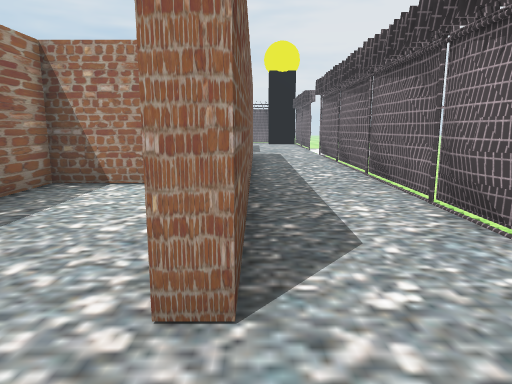
view 1 (above)

24 first-person views from a walk through a scene from a Unity 3-D project. The camera is 1.4 m above the floor, tilts 10° down and sees 70° across. The floor is counted in squares, 1.2 m on a side. Each view is taken from the middle of a square. On the plan, view 1 faces up. The plan holds only what a view shows up to about 14 squares ahead; the rest is blank. The place goes on beyond the plan. The player is left out. Some surface patterns are stand-ins.

view 2
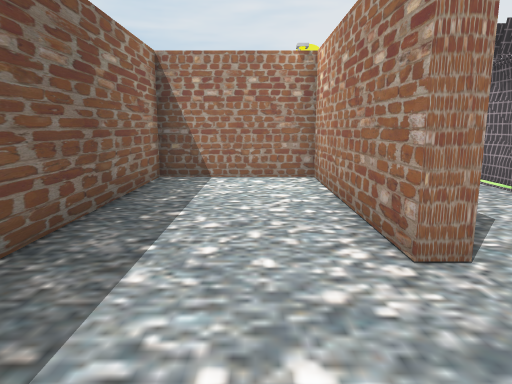

view 3
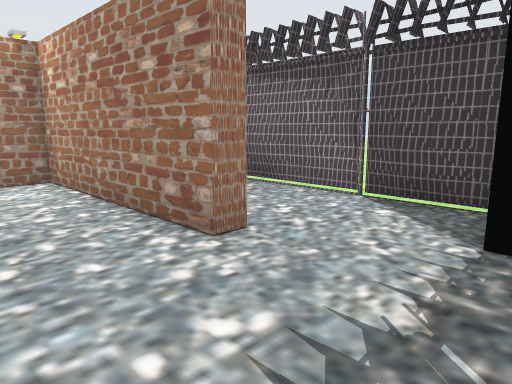

view 4
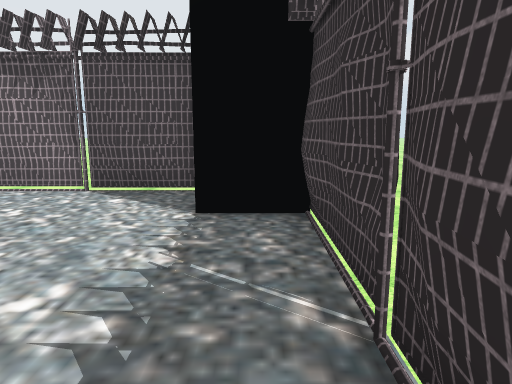

view 5
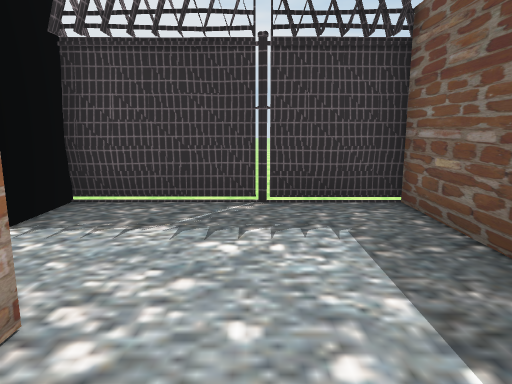

view 6
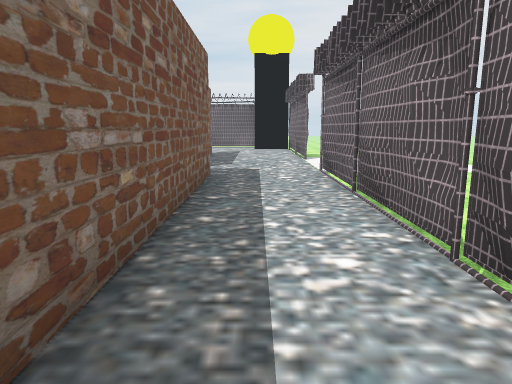

view 7
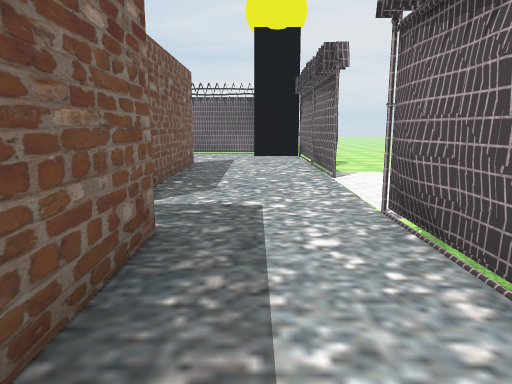

view 8
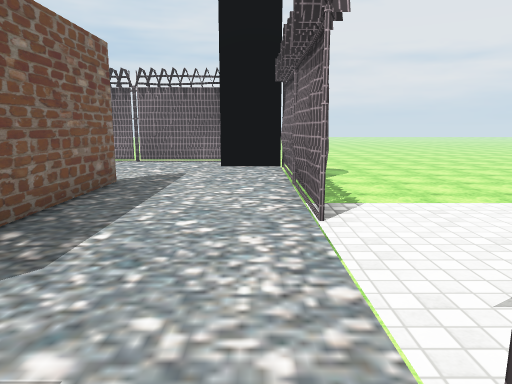

view 9
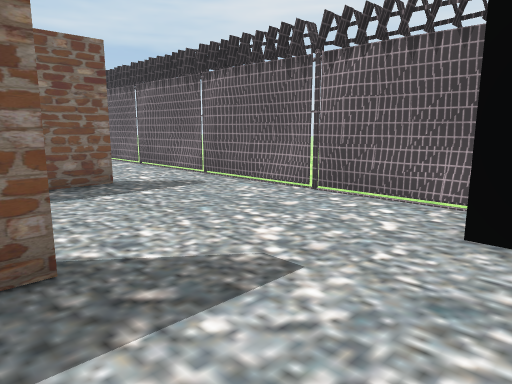

view 10
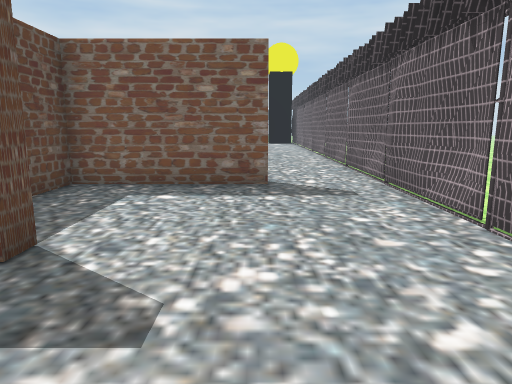

view 11
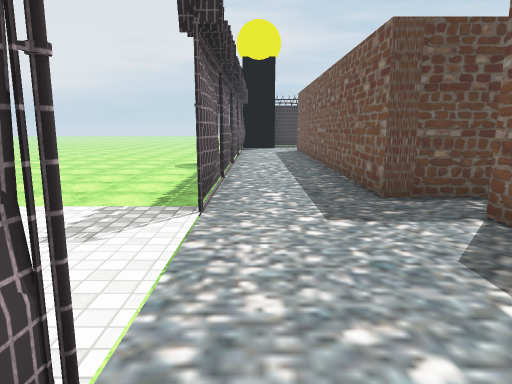

view 12
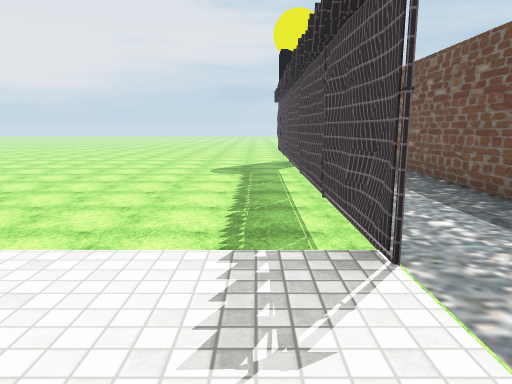

view 13
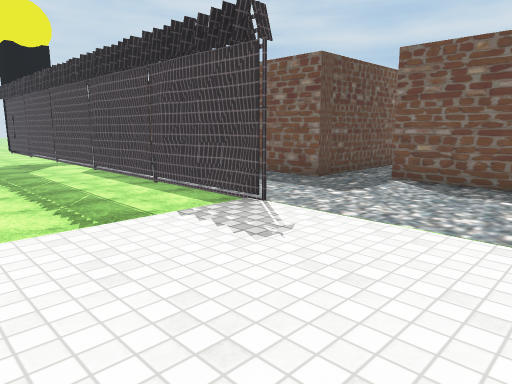

view 14
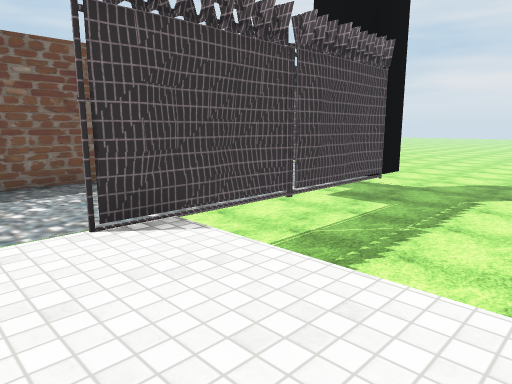

view 15
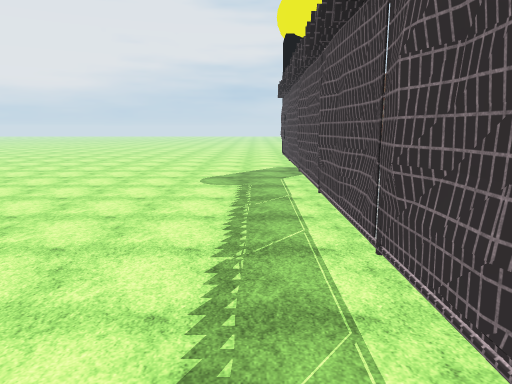

view 16
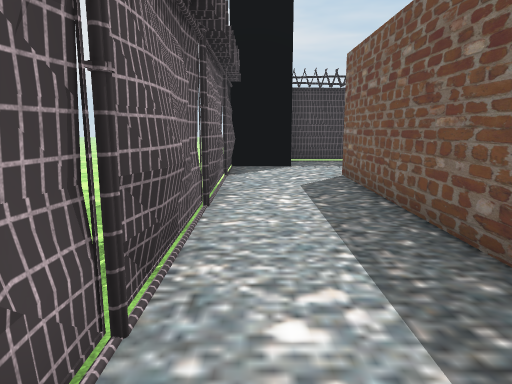

view 17
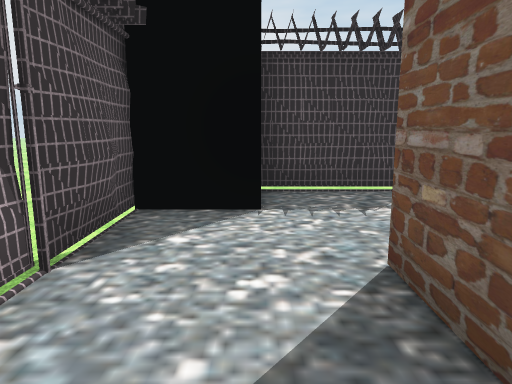

view 18
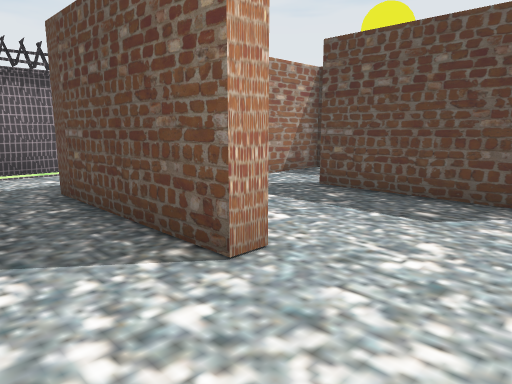

view 19
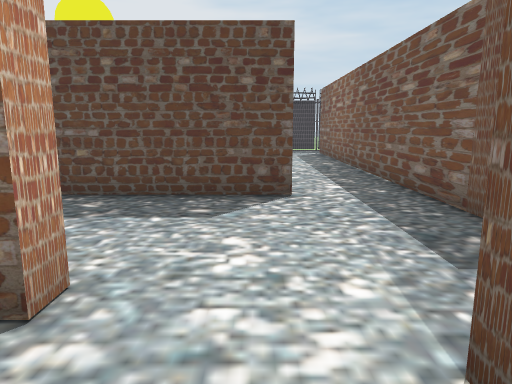

view 20
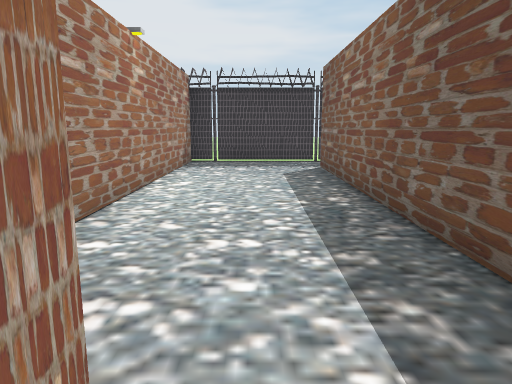

view 21
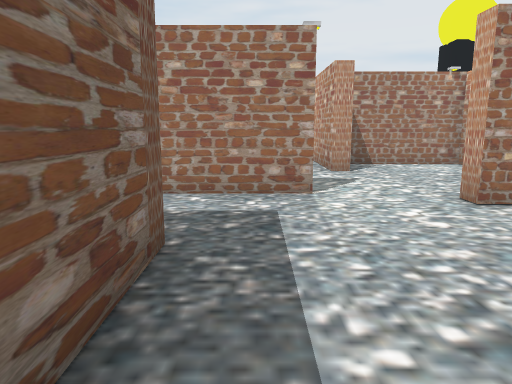

view 22
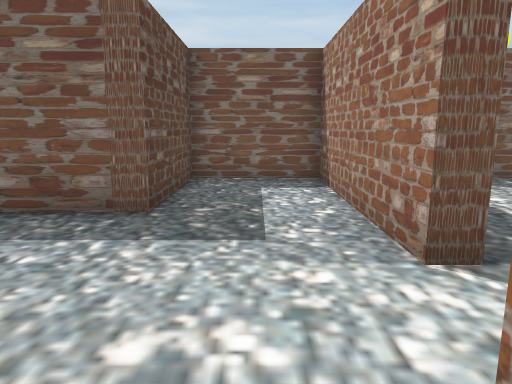

view 23
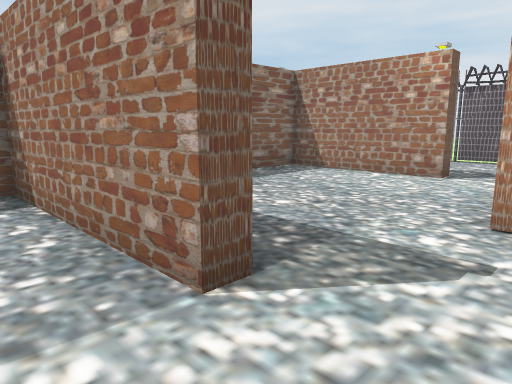

view 24
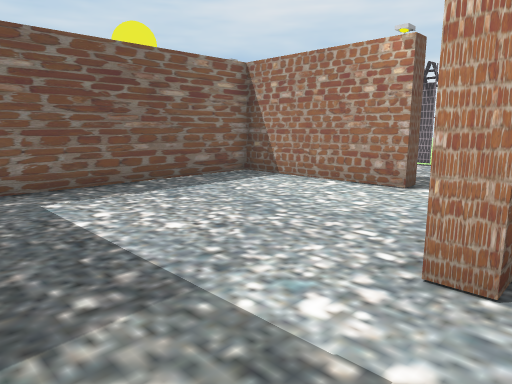

### Floor plan
Key: @ floor where view 1 was taken; # wall or solid block; x gap in a wall; . floor; v drop or lower ground; O other object.
Columns run from 13 left of view 1 to 8 right of it. Each row starts with its distance up from view 1.
 28  ###x##########vvvvvvv
 27  .............# vvvvvv
 26  .............###vvvvv
 25     ...#........#vvvvv
 24      ..#........#vvvvv
 23 #####O.#........#vvv
 22 #......#....#...#vvv
 21 #......######...#vvvv
 20 #......#....#...#....
 19 #......#....#.......
 18 #.......... #........v
 17 #.......... #........v
 16 ######O..............
 15 #........#####..#v v
 14 #.........   #..#vvvvv
 13 #..........  #..#vvvvv
 12 #####....... #..#vvvvv
 11     #..####..#..#vvvvv
 10     #..    ..#..#vvvvv
  9     #...    .#..#vvvvv
  8      ...######..#vvvvv
  7     #...#....#..#vvvvv
  6     #...#....#..#vvvvv
  5     #...#....#..#vvvvv
  4     #...#....#..Ovvvvv
  3     #...#....#..Ovvvvv
  2     #...#.......Ovvvvv
  1     #...#.......Ov vv
  0     ....#....@###v  v
 -1     ....#.....#  vv vv
 -2     x##########vvvvv v

Where each view was taken, in squares from view 1:
view 1: 0 up, 0 right, facing up
view 2: 1 down, 2 left, facing up
view 3: 1 down, 3 left, facing up-right
view 4: 1 down, 4 left, facing right
view 5: 4 up, 2 left, facing down
view 6: 6 up, 1 right, facing up
view 7: 11 up, 1 right, facing up
view 8: 15 up, 2 right, facing up
view 9: 22 up, 2 right, facing up-left
view 10: 25 up, 2 right, facing left
view 11: 21 up, 2 right, facing down
view 12: 19 up, 4 right, facing down
view 13: 20 up, 7 right, facing down-left
view 14: 18 up, 7 right, facing up-left
view 15: 16 up, 4 right, facing down
view 16: 11 up, 2 right, facing down
view 17: 5 up, 1 right, facing down
view 18: 17 up, 7 left, facing down-right
view 19: 17 up, 6 left, facing down
view 20: 11 up, 7 left, facing down
view 21: 9 up, 8 left, facing up
view 22: 14 up, 4 left, facing left
view 23: 14 up, 5 left, facing up-left
view 24: 16 up, 5 left, facing up-left
